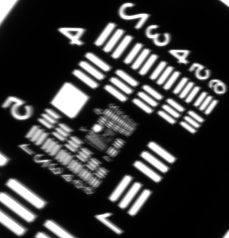
#> input picture Profile_Super_Resolution/original_image.png, 229 x 238 px, shrunk from 1254 x 1300 before the run; the run also reads 1 picture not shown here
$ jupyter execute deconvolution_lucy.ipynb
#> lines starting #> are read from the running program, lines starting #| are printed output that depends on the picture; after the words box and inside, x2 and y2 are one past the last pixel; in counts of white or black regions, pixels touching at a corner belong together
[cell 1]
import numpy as np
import matplotlib.pyplot as plt
from scipy.signal import convolve2d
from scipy.signal import fftconvolve
from skimage import io, img_as_float
from skimage.restoration import richardson_lucy, wiener, unsupervised_wiener, denoise_tv_chambolle

[cell 2]
def load_image(path):
    """Load an image from the given path."""
#> called with path = './original_image.png'
    return img_as_float(io.imread(path, as_gray=True))
#> returned value is the input picture: shape (238, 229) float64; min 0, max 1, mean 0.227


def crop_psf_from_full_image(psf_full, crop_size=101, center=None):
    """Crop a PSF from a larger PSF image without interpolation.

    This keeps pixel values unchanged (no resizing) and centers the crop on the
    PSF peak (unless a center is explicitly provided).

    Args:
        psf_full: 2D numpy array containing the full PSF image.
        crop_size: odd integer size of the square crop.
        center: Optional (y, x) tuple for the crop center.

    Returns:
        Cropped and normalized PSF.
    """
#> called with crop_size = 151

    if center is None:
        center = np.unravel_index(np.argmax(psf_full), psf_full.shape)
#> center = (101, 577)

    half = crop_size // 2
    y, x = center
#> y = 101; x = 577

    # Pad if the crop window would exceed the image boundaries.
    pad_y = max(0, half - y, (y + half) - (psf_full.shape[0] - 1))
#> pad_y = 0
    pad_x = max(0, half - x, (x + half) - (psf_full.shape[1] - 1))
#> pad_x = 0

    if pad_y > 0 or pad_x > 0:
        psf_full = np.pad(psf_full, ((pad_y, pad_y), (pad_x, pad_x)), mode='constant')
        y += pad_y
        x += pad_x

    cropped = psf_full[y - half : y + half + 1, x - half : x + half + 1]
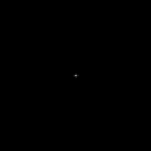
#> cropped: shape (151, 151) float64; min 0, max 0.549, mean 0.000118
    cropped = cropped.astype(np.float64)

    # Normalize so that sum(psf) == 1 (energy conservation)
    cropped /= np.sum(cropped)
#> cropped: shape (151, 151) float64; 0.16% of pixels changed, all inside (x1, y1, x2, y2) = (72, 71, 80, 80)

    return cropped


def lucy_richardson_deconvolution(lr_image, psf, iterations=30, clip=True):
    """Perform Lucy-Richardson deconvolution."""
#> called with iterations = 200, clip = True
    return richardson_lucy(lr_image, psf, iterations, clip=clip)
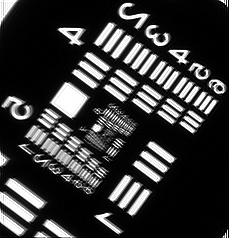
#> returned value: shape (238, 229) float64; min 0, max 1, mean 0.215


def wiener_deconvolution(lr_image, psf, balance=0.01, clip=True):
    """Perform Wiener deconvolution.

    balance controls the noise/regularization tradeoff. Smaller values preserve more
    high-frequency detail but amplify noise.
    """

    deconv = wiener(lr_image, psf, balance=balance, clip=clip)
    return deconv


def tv_regularized_rl(lr_image, psf, iterations=30, weight=0.01, clip=True):
    """TV-regularized Richardson-Lucy (denoise + RL)."""
#> called with iterations = 200, weight = 0.0001, clip = True

    # Apply a small amount of TV denoising before RL to stabilize high frequencies.
    denoised = denoise_tv_chambolle(lr_image, weight=weight)
    return richardson_lucy(denoised, psf, iterations, clip=clip)

[cell 3]
def main():
    # Paths to the images
    lr_image_path = './original_image.png'
    psf_path = './psf_kernel.png'

    # Load images
    lr_image = load_image(lr_image_path)

    # Load the full PSF image and crop around the peak (no interpolation)
    psf_full = load_image(psf_path)
    psf = crop_psf_from_full_image(psf_full, crop_size=151)

    # Perform deconvolution using several methods
    rl_image = lucy_richardson_deconvolution(lr_image, psf, iterations=200)
    tv_rl_image = tv_regularized_rl(lr_image, psf, iterations=200, weight=0.0001)

    # Plot results
    plt.figure(figsize=(18, 10))

    plt.subplot(2, 2, 1)
    plt.title("Low-Resolution Image")
    plt.imshow(lr_image, cmap='gray')
    plt.axis('off')

    plt.subplot(2, 2, 2)
    plt.title("Cropped PSF")
    plt.imshow(psf, cmap='gray')
    plt.axis('off')

    plt.subplot(2, 2, 3)
    plt.title("Richardson-Lucy (RL)")
    plt.imshow(rl_image, cmap='gray')
    plt.axis('off')

    plt.subplot(2, 2, 4)
    plt.title("Wiener + TV-RL")
    plt.imshow(tv_rl_image, cmap='gray')
    plt.axis('off')

    plt.tight_layout()
    plt.show()
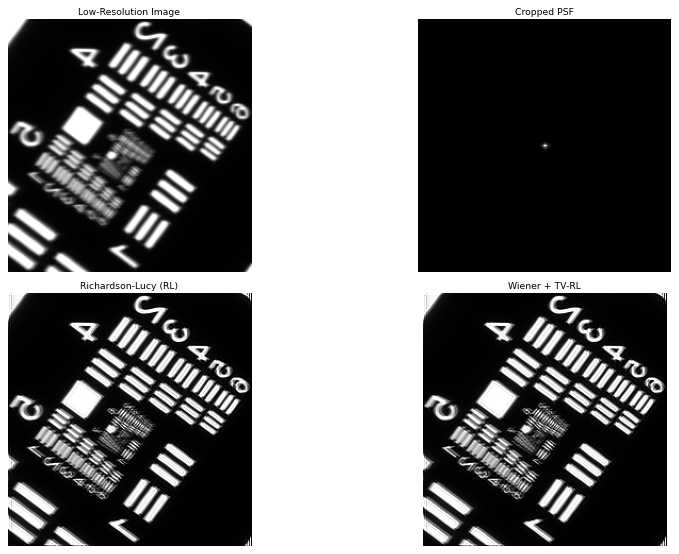
#> figure drawn by matplotlib, 4 panels

if __name__ == "__main__":
    main()
